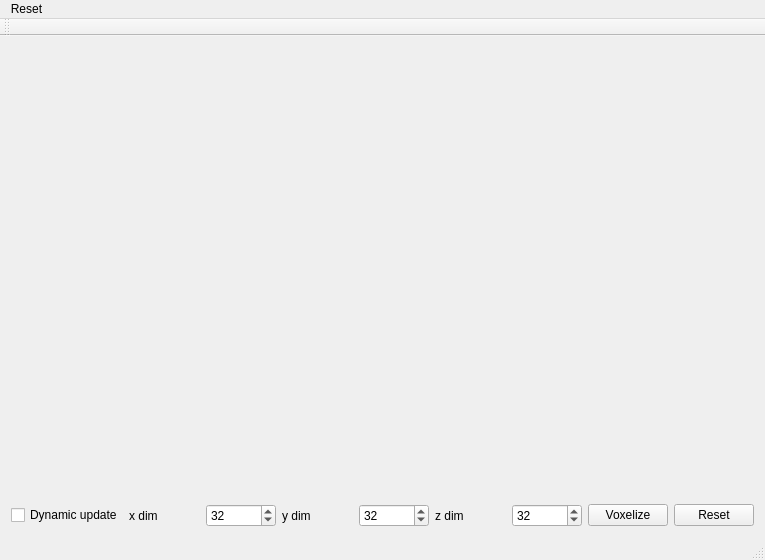
<?xml version="1.0" encoding="UTF-8"?>
<ui version="4.0">
 <class>MainWindow</class>
 <widget class="QMainWindow" name="MainWindow">
  <property name="geometry">
   <rect>
    <x>0</x>
    <y>0</y>
    <width>765</width>
    <height>560</height>
   </rect>
  </property>
  <property name="windowTitle">
   <string>MainWindow</string>
  </property>
  <widget class="QWidget" name="centralWidget">
   <property name="sizePolicy">
    <sizepolicy hsizetype="Preferred" vsizetype="Preferred">
     <horstretch>0</horstretch>
     <verstretch>10</verstretch>
    </sizepolicy>
   </property>
   <layout class="QGridLayout" name="gridLayout_2">
    <item row="0" column="0">
     <layout class="QVBoxLayout" name="verticalLayout">
      <item>
       <widget class="QVTKWidget" name="widget_main" native="true">
        <property name="sizePolicy">
         <sizepolicy hsizetype="Preferred" vsizetype="Preferred">
          <horstretch>0</horstretch>
          <verstretch>100</verstretch>
         </sizepolicy>
        </property>
       </widget>
      </item>
      <item>
       <layout class="QGridLayout" name="gridLayout">
        <item row="0" column="1">
         <widget class="QLabel" name="label_xdim">
          <property name="text">
           <string>x dim</string>
          </property>
         </widget>
        </item>
        <item row="0" column="2">
         <widget class="QSpinBox" name="spinBox_xdim">
          <property name="minimum">
           <number>1</number>
          </property>
          <property name="maximum">
           <number>999</number>
          </property>
          <property name="value">
           <number>32</number>
          </property>
         </widget>
        </item>
        <item row="0" column="3">
         <widget class="QLabel" name="label_ydim">
          <property name="text">
           <string>y dim</string>
          </property>
         </widget>
        </item>
        <item row="0" column="4">
         <widget class="QSpinBox" name="spinBox_ydim">
          <property name="minimum">
           <number>1</number>
          </property>
          <property name="maximum">
           <number>999</number>
          </property>
          <property name="value">
           <number>32</number>
          </property>
         </widget>
        </item>
        <item row="0" column="5">
         <widget class="QLabel" name="label_zdim">
          <property name="text">
           <string>z dim</string>
          </property>
         </widget>
        </item>
        <item row="0" column="6">
         <widget class="QSpinBox" name="spinBox_zdim">
          <property name="minimum">
           <number>1</number>
          </property>
          <property name="maximum">
           <number>999</number>
          </property>
          <property name="value">
           <number>32</number>
          </property>
         </widget>
        </item>
        <item row="0" column="7">
         <widget class="QPushButton" name="btn_voxelize">
          <property name="text">
           <string>Voxelize</string>
          </property>
         </widget>
        </item>
        <item row="0" column="8">
         <widget class="QPushButton" name="btn_reset">
          <property name="text">
           <string>Reset</string>
          </property>
         </widget>
        </item>
        <item row="0" column="0">
         <widget class="QCheckBox" name="checkBox_dynamicUpdate">
          <property name="text">
           <string>Dynamic update</string>
          </property>
         </widget>
        </item>
       </layout>
      </item>
     </layout>
    </item>
   </layout>
  </widget>
  <widget class="QMenuBar" name="menuBar">
   <property name="geometry">
    <rect>
     <x>0</x>
     <y>0</y>
     <width>765</width>
     <height>17</height>
    </rect>
   </property>
   <widget class="QMenu" name="menuReset">
    <property name="title">
     <string>Reset</string>
    </property>
   </widget>
   <addaction name="menuReset"/>
  </widget>
  <widget class="QToolBar" name="mainToolBar">
   <attribute name="toolBarArea">
    <enum>TopToolBarArea</enum>
   </attribute>
   <attribute name="toolBarBreak">
    <bool>false</bool>
   </attribute>
  </widget>
  <widget class="QStatusBar" name="statusBar"/>
 </widget>
 <layoutdefault spacing="6" margin="11"/>
 <customwidgets>
  <customwidget>
   <class>QVTKWidget</class>
   <extends>QWidget</extends>
   <header>QVTKWidget.h</header>
  </customwidget>
 </customwidgets>
 <resources/>
 <connections/>
</ui>
